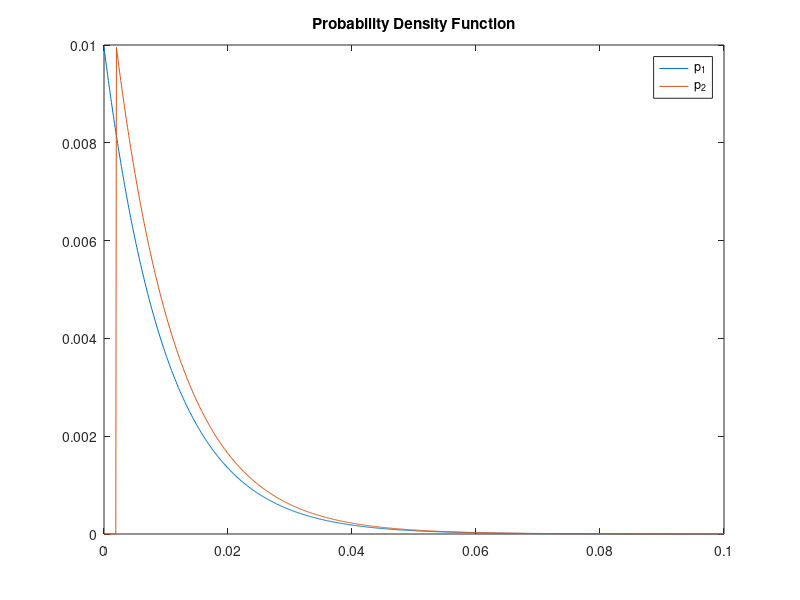

MATLAB code to generate this figure: (Note: this script raises an error after producing the figure.)
function HW4_SBE2()

%% Question 1 


% Initializing parameters 
lambda = 100; % spikes per sec
t0 = 2*1e-3; %s
tmax = 0.1; %s
dt = 0.1*1e-3;
timevector = (0:dt:tmax);
p1 = zeros(1,length(timevector));
p2 = zeros(1,length(timevector));
p3 = zeros(1,length(timevector));


for tau = 1:length(timevector)
p1(tau) = lambda*exp(-timevector(tau)*lambda);
end

p2(find(timevector == t0):end-1) = p1(1:end-find(timevector == t0)) % shift p1 in the time domain;

F1 = p1/sum(p1);
F2 = p2/sum(p2);

figure
plot(timevector,F1)
hold on
plot(timevector,F2)
legend('p_1','p_2')
title('Probability Density Function')
xaxis('time (s)')

figure
plot(timevector,cumsum(F1))
hold on
plot(timevector,cumsum(F2))
legend('p_1','p_2')
title('Cumulative Distribution Function')
xaxis('time (s)')




%% Question 2 

t02 = 2.5*1e-3;
N1 = 30000;
N2 = 50000;
p3(find(timevector == t02):end-1) = p1(1:end-find(timevector == t02));

C3 = cumsum(p3/sum(p1)); %cdf of poisson process with t0 = t02

% generating the first spike train
ISI1 = [];
for n = 1:N1-1
    tau = randsample(1:length(timevector),1);
    ISI1 = [ISI1 timevector(min(find(ceil(C3*1e3) - tau>=0)))];
    if isempty(find(ceil(C3*1e3) - tau>=0))==1
      ISI1 = [ISI1 timevector(max(find(ceil(C3*1e3) - tau<=0)))];  
    end
end

spikes1 = [0 cumsum(ISI1)];

Count1 = histcounts(ISI1,timevector);
Count1 = Count1/sum(Count1);

% generating the second spike train

ISI2 = [];
for n = 1:N2-1
    tau = randsample(1:length(timevector),1);
    ISI2 = [ISI2 timevector(min(find(ceil(C3*1e3) - tau>=0)))];
    if isempty(find(ceil(C3*1e3) - tau>=0))==1
      ISI2 = [ISI2 timevector(max(find(ceil(C3*1e3) - tau<=0)))];  
    end
end

spikes2 = [0 cumsum(ISI2)];

Count2 = histcounts(ISI2,timevector);
Count2 = Count2/sum(Count2);

figure
plot(Count1)
hold on 
plot(Count2)
plot(F2)
title('estimated probability  density functions')
legend('spike train 1','spike train 2', 'Poisson Process')
xlabel('time (s)')

%% Question 3 

lambda4 = 75;
lambda5 = 55;
N4 = 35000;
N5 = 40000;

p4 = zeros(1,length(timevector));
p5 = zeros(1,length(timevector));

%creating two pdfs p4 is a Poisson process and p5 is a gamma distribution
for tau = 1:length(timevector)
p4(tau) = lambda4*exp(-timevector(tau)*lambda4);
p5(tau) = lambda5^2*timevector(tau)*exp(-timevector(tau)*lambda5);
end

C4 = cumsum(p4/sum(p4));
C5 = cumsum(p5/sum(p5));
ISI4 = [];
ISI5 = [];

for n = 1:N4-1
    tau = randsample(1:length(timevector),1);
    ISI4 = [ISI4 timevector(min(find(ceil(C4*1e3) - tau>=0)))];
    if isempty(find(ceil(C4*1e3) - tau>=0))==1
      ISI4 = [ISI4 timevector(max(find(ceil(C4*1e3) - tau<=0)))];  
    end
end

for n = 1:N5-1
    tau = randsample(1:length(timevector),1);
    ISI5 = [ISI5 timevector(min(find(ceil(C5*1e3) - tau>=0)))];
    if isempty(find(ceil(C5*1e3) - tau>=0))==1
      ISI5 = [ISI5 timevector(max(find(ceil(C5*1e3) - tau<=0)))];  
    end
end

spikes3 = sort([0 cumsum(ISI4) cumsum(ISI5)]);
ISI6 = [];
for n = 1:length(spikes3)-1
    ISI6 = [ISI6 spikes3(n+1)-spikes3(n)];
end


Count6 = histcounts(ISI6,timevector);
Count5 = histcounts(ISI5,timevector);

figure
plot(Count6)
hold on 
plot(Count5)

